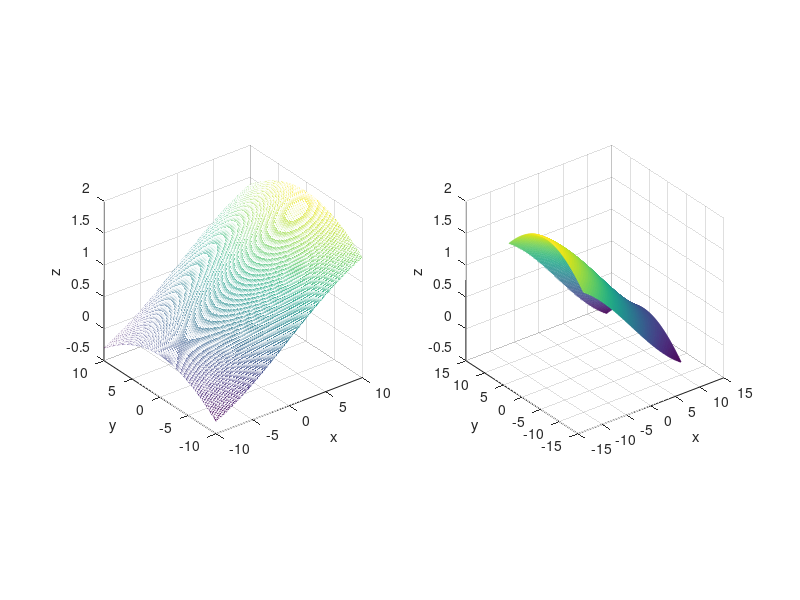

This figure's MATLAB source:
x = [-10:0.1:10];
y = [-10:0.1:10];
[xx,yy]=meshgrid(x,y);

z = sin(0.1*xx)+cos(0.1*yy);
subplot(1,2,1); mesh(xx,yy,z);
xlabel('x'); ylabel('y'); zlabel('z'); axis square;

rx = 0;
ry = 0;
rz = pi;

rotX = [1 0       0
        0 cos(rx) -sin(rx)
        0 sin(rx) cos(rx)];
    
rotY = [cos(ry)  0 sin(ry)
        0        1 0
        -sin(ry) 0 cos(ry)];
    
rotZ = [cos(rz) -sin(rz) 0
        sin(rz) cos(rz)  0
        0       0        1];

rot = rotZ*rotY*rotX;

for i = 1:size(z,1)
    for j = 1:size(z,2)
        
        res = rot*[xx(i,j);yy(i,j); z(i,j)];
        newX(i,j) = res(1);
        newY(i,j) = res(2);
        newZ(i,j) = res(3);
    end
end
subplot(1,2,2); mesh(newX,newY,newZ);
xlabel('x'); ylabel('y'); zlabel('z'); axis square;

